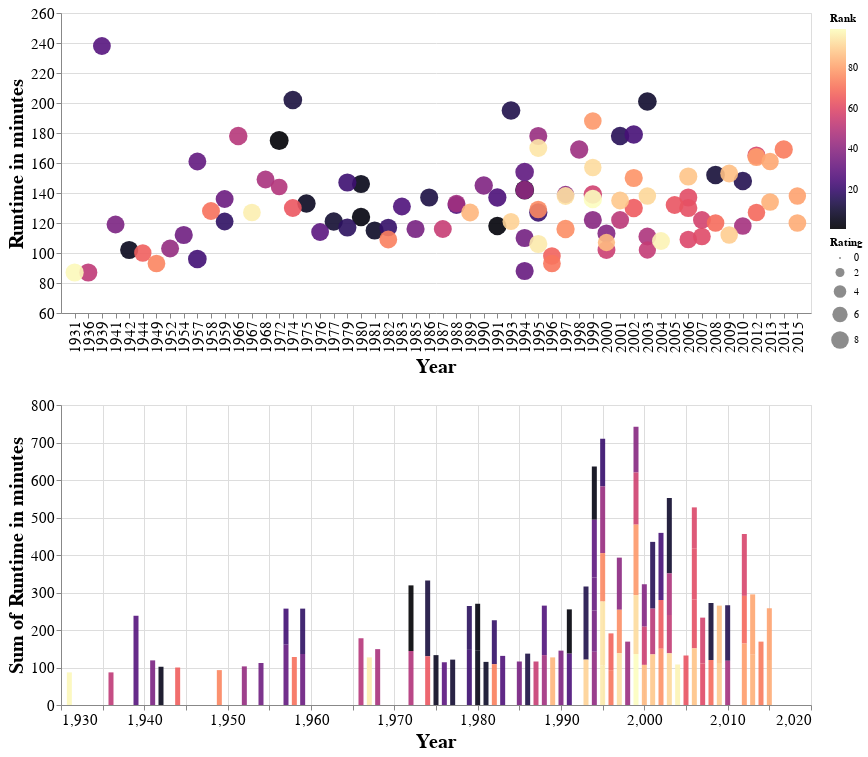

The notebook cell this image was saved under:
### Code cell
# The information we want to display on tooltips
tooltip_cols = ['Movie Name', 'Rank', 'Genre', 'Year', 'Runtime in minutes', 'Rating',]

# The selection mechanisms on the graphs
brush = alt.selection(type='interval', resolve='global')
# single = alt.selection_single()

# The graph opacity condition for local selection (brush and click)
# opacity = alt.condition(brush | single, alt.value(0.9), alt.value(0.1))
opacity = alt.condition(brush, alt.value(0.9), alt.value(0.1))

# The chart for scatter plot of the movies and their runtimes
points = alt.Chart(movies).mark_point(filled=True).encode(
    alt.X('Year:O',
        scale=alt.Scale(zero=False, padding=8),
        axis=alt.Axis(tickMinStep=1)
    ),
    alt.Y('Runtime in minutes',
        scale=alt.Scale(zero=False, padding=25),
    ),
    tooltip=tooltip_cols,
    color=alt.condition(
        alt.datum['Highlight'],
        'Rank',
        alt.value('grey')
    ),
    size='Rating',
    opacity=opacity
).add_selection(
    brush,
#     single
).properties(
    width=chart_width,
    height=chart_height.value
)

if selected_genres.value:
    # Filtered chart for movies with stacked runtimes
    bars = alt.Chart(filtered_movies).mark_bar().encode(
        alt.X('Year',
            scale=alt.Scale(padding=8),
            axis=alt.Axis(tickMinStep=1)
        ),
        alt.Y('sum(Runtime in minutes)',
#             scale=alt.Scale(padding=25)
        ),
        tooltip=tooltip_cols,
        color=alt.Color('Rank:Q',
            scale=alt.Scale(scheme='magma')
        ),    
        opacity=opacity,
    ).add_selection(
        brush,
    #     single
    ).properties(
        width=chart_width,
        height=chart_height.value
    )

# Vertically stack the two charts
final = (points & bars) if selected_genres.value else points
final.configure_axis(
    labelFontSize=15,
    titleFontSize=20,
)
